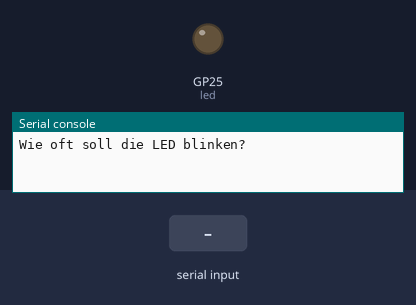
The program below on a simulated Raspberry Pi Pico running MicroPython. On the bench: output pins drawn as LEDs (lit = HIGH), the last lines printed to the serial console. Dashed ring = blinking. Inputs (shaded band) come from the test bench. At 4.3 s the program stops and its outputs stay as they are.

Above: at 1.2 s.
1.3 s: "5" typed at the serial console, then Enter
At 1.45 s:
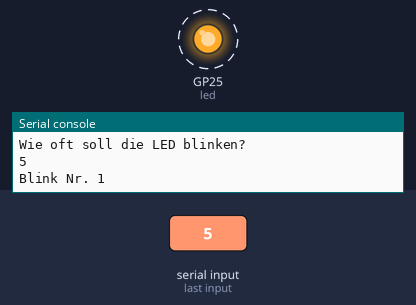
Timing chart, 0 to 5.5 s (numbered marks = the images above; inputs shaded):
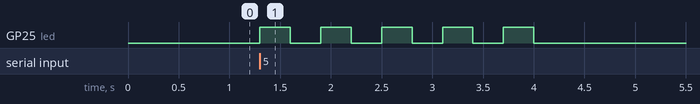

The program:

02_blinken_mit_variable.py
```python
"""
Lektion 1.2: Blinken mit einer Variablen

LERNZIELE:
- Variablen einsetzen, um Werte zentral zu ändern
- Wiederholungen mit einer Zählschleife (for)

PYTHON-KONZEPTE:
- Variable = Wert
- for i in range(n): wiederhole n-mal
- input(): Wert vom Benutzer einlesen

HARDWARE:
- Wie in 1.1: interne LED, kein Breadboard.
"""

from machine import Pin
from utime import sleep

led = Pin(25, Pin.OUT)

# Wert aus dem Thonny-Terminal lesen und in eine Zahl umwandeln
anzahl = int(input("Wie oft soll die LED blinken? "))

# Variable für die Blinkgeschwindigkeit (in Sekunden)
pause = 0.3

# for-Schleife: wiederhole "anzahl"-mal
for i in range(anzahl):
    print("Blink Nr.", i + 1)
    led.value(1)
    sleep(pause)
    led.value(0)
    sleep(pause)

print("Fertig!")


# ============================================================
# AUFGABEN ZUM AUSPROBIEREN
# ============================================================
# 1. Ändere den Wert von "pause", ohne den Rest anzufassen.
#    Wie wirkt sich das aus?
#
# 2. Lasse die LED abwechselnd lang und kurz blinken
#    (Tipp: zwei verschiedene sleep-Zeiten).
#
# 3. Fordere zusätzlich die Pause-Zeit per input() ab
#    (achte auf float() statt int()).
#
# 4. Schreibe ein SOS-Signal im Morse-Code (... --- ...).
# ============================================================
```

Measured:
- after the input at 1.3 s, GP25 (led): alternates HIGH for 0.30 s and LOW for 0.30 s, 10 changes in all, then stays LOW, starting at once
